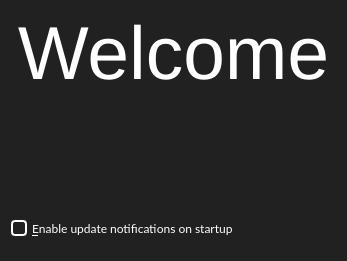
<?xml version="1.0" encoding="UTF-8"?>
<ui version="4.0">
 <class>QVWelcomeDialog</class>
 <widget class="QDialog" name="QVWelcomeDialog">
  <property name="geometry">
   <rect>
    <x>0</x>
    <y>0</y>
    <width>347</width>
    <height>261</height>
   </rect>
  </property>
  <property name="windowTitle">
   <string>Welcome</string>
  </property>
  <property name="styleSheet">
   <string notr="true">background-color: #212121</string>
  </property>
  <layout class="QVBoxLayout" name="verticalLayout_2">
   <property name="bottomMargin">
    <number>25</number>
   </property>
   <item>
    <widget class="QLabel" name="logoLabel">
     <property name="sizePolicy">
      <sizepolicy hsizetype="Minimum" vsizetype="Maximum">
       <horstretch>0</horstretch>
       <verstretch>0</verstretch>
      </sizepolicy>
     </property>
     <property name="palette">
      <palette>
       <active>
        <colorrole role="WindowText">
         <brush brushstyle="SolidPattern">
          <color alpha="255">
           <red>255</red>
           <green>255</green>
           <blue>255</blue>
          </color>
         </brush>
        </colorrole>
        <colorrole role="Button">
         <brush brushstyle="SolidPattern">
          <color alpha="255">
           <red>33</red>
           <green>33</green>
           <blue>33</blue>
          </color>
         </brush>
        </colorrole>
        <colorrole role="Base">
         <brush brushstyle="SolidPattern">
          <color alpha="255">
           <red>33</red>
           <green>33</green>
           <blue>33</blue>
          </color>
         </brush>
        </colorrole>
        <colorrole role="Window">
         <brush brushstyle="SolidPattern">
          <color alpha="255">
           <red>33</red>
           <green>33</green>
           <blue>33</blue>
          </color>
         </brush>
        </colorrole>
       </active>
       <inactive>
        <colorrole role="WindowText">
         <brush brushstyle="SolidPattern">
          <color alpha="255">
           <red>255</red>
           <green>255</green>
           <blue>255</blue>
          </color>
         </brush>
        </colorrole>
        <colorrole role="Button">
         <brush brushstyle="SolidPattern">
          <color alpha="255">
           <red>33</red>
           <green>33</green>
           <blue>33</blue>
          </color>
         </brush>
        </colorrole>
        <colorrole role="Base">
         <brush brushstyle="SolidPattern">
          <color alpha="255">
           <red>33</red>
           <green>33</green>
           <blue>33</blue>
          </color>
         </brush>
        </colorrole>
        <colorrole role="Window">
         <brush brushstyle="SolidPattern">
          <color alpha="255">
           <red>33</red>
           <green>33</green>
           <blue>33</blue>
          </color>
         </brush>
        </colorrole>
       </inactive>
       <disabled>
        <colorrole role="WindowText">
         <brush brushstyle="SolidPattern">
          <color alpha="96">
           <red>164</red>
           <green>166</green>
           <blue>168</blue>
          </color>
         </brush>
        </colorrole>
        <colorrole role="Button">
         <brush brushstyle="SolidPattern">
          <color alpha="255">
           <red>33</red>
           <green>33</green>
           <blue>33</blue>
          </color>
         </brush>
        </colorrole>
        <colorrole role="Base">
         <brush brushstyle="SolidPattern">
          <color alpha="255">
           <red>33</red>
           <green>33</green>
           <blue>33</blue>
          </color>
         </brush>
        </colorrole>
        <colorrole role="Window">
         <brush brushstyle="SolidPattern">
          <color alpha="255">
           <red>33</red>
           <green>33</green>
           <blue>33</blue>
          </color>
         </brush>
        </colorrole>
       </disabled>
      </palette>
     </property>
     <property name="font">
      <font>
       <pointsize>56</pointsize>
      </font>
     </property>
     <property name="text">
      <string>Welcome</string>
     </property>
     <property name="alignment">
      <set>Qt::AlignHCenter|Qt::AlignTop</set>
     </property>
    </widget>
   </item>
   <item>
    <widget class="QLabel" name="subtitleLabel">
     <property name="palette">
      <palette>
       <active>
        <colorrole role="WindowText">
         <brush brushstyle="SolidPattern">
          <color alpha="255">
           <red>255</red>
           <green>255</green>
           <blue>255</blue>
          </color>
         </brush>
        </colorrole>
        <colorrole role="Button">
         <brush brushstyle="SolidPattern">
          <color alpha="255">
           <red>33</red>
           <green>33</green>
           <blue>33</blue>
          </color>
         </brush>
        </colorrole>
        <colorrole role="Base">
         <brush brushstyle="SolidPattern">
          <color alpha="255">
           <red>33</red>
           <green>33</green>
           <blue>33</blue>
          </color>
         </brush>
        </colorrole>
        <colorrole role="Window">
         <brush brushstyle="SolidPattern">
          <color alpha="255">
           <red>33</red>
           <green>33</green>
           <blue>33</blue>
          </color>
         </brush>
        </colorrole>
       </active>
       <inactive>
        <colorrole role="WindowText">
         <brush brushstyle="SolidPattern">
          <color alpha="255">
           <red>255</red>
           <green>255</green>
           <blue>255</blue>
          </color>
         </brush>
        </colorrole>
        <colorrole role="Button">
         <brush brushstyle="SolidPattern">
          <color alpha="255">
           <red>33</red>
           <green>33</green>
           <blue>33</blue>
          </color>
         </brush>
        </colorrole>
        <colorrole role="Base">
         <brush brushstyle="SolidPattern">
          <color alpha="255">
           <red>33</red>
           <green>33</green>
           <blue>33</blue>
          </color>
         </brush>
        </colorrole>
        <colorrole role="Window">
         <brush brushstyle="SolidPattern">
          <color alpha="255">
           <red>33</red>
           <green>33</green>
           <blue>33</blue>
          </color>
         </brush>
        </colorrole>
       </inactive>
       <disabled>
        <colorrole role="WindowText">
         <brush brushstyle="SolidPattern">
          <color alpha="96">
           <red>164</red>
           <green>166</green>
           <blue>168</blue>
          </color>
         </brush>
        </colorrole>
        <colorrole role="Button">
         <brush brushstyle="SolidPattern">
          <color alpha="255">
           <red>33</red>
           <green>33</green>
           <blue>33</blue>
          </color>
         </brush>
        </colorrole>
        <colorrole role="Base">
         <brush brushstyle="SolidPattern">
          <color alpha="255">
           <red>33</red>
           <green>33</green>
           <blue>33</blue>
          </color>
         </brush>
        </colorrole>
        <colorrole role="Window">
         <brush brushstyle="SolidPattern">
          <color alpha="255">
           <red>33</red>
           <green>33</green>
           <blue>33</blue>
          </color>
         </brush>
        </colorrole>
       </disabled>
      </palette>
     </property>
     <property name="text">
      <string/>
     </property>
     <property name="alignment">
      <set>Qt::AlignHCenter|Qt::AlignTop</set>
     </property>
     <property name="margin">
      <number>10</number>
     </property>
    </widget>
   </item>
   <item>
    <widget class="QLabel" name="infoLabel">
     <property name="palette">
      <palette>
       <active>
        <colorrole role="WindowText">
         <brush brushstyle="SolidPattern">
          <color alpha="255">
           <red>255</red>
           <green>255</green>
           <blue>255</blue>
          </color>
         </brush>
        </colorrole>
        <colorrole role="Button">
         <brush brushstyle="SolidPattern">
          <color alpha="255">
           <red>33</red>
           <green>33</green>
           <blue>33</blue>
          </color>
         </brush>
        </colorrole>
        <colorrole role="Base">
         <brush brushstyle="SolidPattern">
          <color alpha="255">
           <red>33</red>
           <green>33</green>
           <blue>33</blue>
          </color>
         </brush>
        </colorrole>
        <colorrole role="Window">
         <brush brushstyle="SolidPattern">
          <color alpha="255">
           <red>33</red>
           <green>33</green>
           <blue>33</blue>
          </color>
         </brush>
        </colorrole>
       </active>
       <inactive>
        <colorrole role="WindowText">
         <brush brushstyle="SolidPattern">
          <color alpha="255">
           <red>255</red>
           <green>255</green>
           <blue>255</blue>
          </color>
         </brush>
        </colorrole>
        <colorrole role="Button">
         <brush brushstyle="SolidPattern">
          <color alpha="255">
           <red>33</red>
           <green>33</green>
           <blue>33</blue>
          </color>
         </brush>
        </colorrole>
        <colorrole role="Base">
         <brush brushstyle="SolidPattern">
          <color alpha="255">
           <red>33</red>
           <green>33</green>
           <blue>33</blue>
          </color>
         </brush>
        </colorrole>
        <colorrole role="Window">
         <brush brushstyle="SolidPattern">
          <color alpha="255">
           <red>33</red>
           <green>33</green>
           <blue>33</blue>
          </color>
         </brush>
        </colorrole>
       </inactive>
       <disabled>
        <colorrole role="WindowText">
         <brush brushstyle="SolidPattern">
          <color alpha="96">
           <red>164</red>
           <green>166</green>
           <blue>168</blue>
          </color>
         </brush>
        </colorrole>
        <colorrole role="Button">
         <brush brushstyle="SolidPattern">
          <color alpha="255">
           <red>33</red>
           <green>33</green>
           <blue>33</blue>
          </color>
         </brush>
        </colorrole>
        <colorrole role="Base">
         <brush brushstyle="SolidPattern">
          <color alpha="255">
           <red>33</red>
           <green>33</green>
           <blue>33</blue>
          </color>
         </brush>
        </colorrole>
        <colorrole role="Window">
         <brush brushstyle="SolidPattern">
          <color alpha="255">
           <red>33</red>
           <green>33</green>
           <blue>33</blue>
          </color>
         </brush>
        </colorrole>
       </disabled>
      </palette>
     </property>
     <property name="text">
      <string/>
     </property>
     <property name="alignment">
      <set>Qt::AlignLeading|Qt::AlignLeft|Qt::AlignTop</set>
     </property>
    </widget>
   </item>
   <item>
    <spacer name="horizontalSpacer">
     <property name="orientation">
      <enum>Qt::Horizontal</enum>
     </property>
     <property name="sizeHint" stdset="0">
      <size>
       <width>40</width>
       <height>20</height>
      </size>
     </property>
    </spacer>
   </item>
   <item>
    <widget class="QCheckBox" name="updateCheckBox">
     <property name="styleSheet">
      <string notr="true">QCheckBox {
	color: white;
	font-family: Lato;
	spacing: 5px;
}

QCheckBox::indicator {
    width: 12px;
    height: 12px;
	border: 2px solid #FFFFFF;
	border-radius: 4px;
	background: none;
}

QCheckBox::indicator:unchecked:hover {
	background: rgba(255, 255, 255, 90);
}

QCheckBox::indicator:unchecked:pressed {
	background: rgba(255, 255, 255, 127);
}

QCheckBox::indicator:checked {	
	image: url(:/images/checkmark.png);
}

QCheckBox::indicator:checked:hover {	
	background: rgba(255, 255, 255, 90);
}

QCheckBox::indicator:checked:pressed {	
	background: rgba(255, 255, 255, 127);
}</string>
     </property>
     <property name="text">
      <string>&amp;Enable update notifications on startup</string>
     </property>
    </widget>
   </item>
  </layout>
 </widget>
 <resources/>
 <connections/>
</ui>
